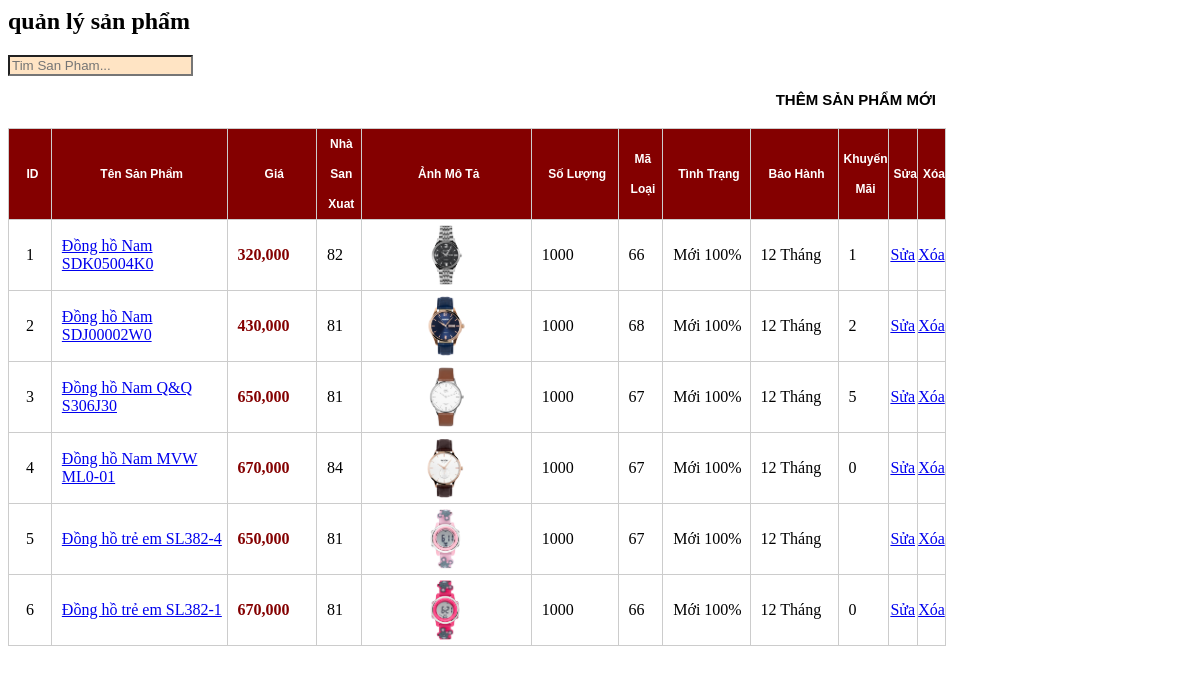
Screenshot of /QuanTri/ChucNang_SanPham/Danhsachsanpham.php with the database file from the repository.
### tables this page shows
CREATE TABLE `sanpham` (
  `MaDongHo` int(11) NOT NULL,
  `TenDongHo` varchar(200) NOT NULL,
  `MaNSX` int(11) NOT NULL,
  `GiaBan` int(100) NOT NULL,
  `HinhAnh` varchar(100) DEFAULT NULL,
  `SoLuong` int(11) NOT NULL,
  `MaLoai` int(11) NOT NULL,
  `TinhTrang` varchar(15) NOT NULL,
  `BaoHanh` varchar(20) NOT NULL,
  `KhuyenMai` int(20) DEFAULT NULL,
  `MoTa` varchar(5000) NOT NULL
);

### QuanTri/ChucNang_SanPham/Danhsachsanpham.php (the view, shortened to what this page needs)
<?php
include_once('../ketnoi/ketnoi.php');
$sql = "SELECT * FROM sanpham ";
$query = mysqli_query($conn, $sql);
?>
<link rel="stylesheet" type="text/css" href="css/danhsachsp.css" />
<h2>quản lý sản phẩm</h2>
<input type="text" class="timkiem" id="timkiem" value="" placeholder="Tim San Pham..."></input>
<div id="main">
    <p id="add-prd"><a href="quantri.php?page_layout=themsp"><span style="color: black;">thêm sản phẩm mới</span></a></p>
    <table id="prds" border="0" cellpadding="0" cellspacing="0" width="100%">
        <tr id="prd-bar">
            <td width="5%">ID</td>
            <td width="20%">Tên sản phẩm</td>
            <td width="10%">Giá</td>
            <td width="5%">Nhà San xuat</td>
            <td width="20%">Ảnh mô tả</td>
            <td width="10%">Số lượng</td>
            <td width="5%">Mã Loại</td>
            <td width="10%">Tình Trạng</td>
            <td width="10%">Bảo Hành</td>
            <td width="5%">Khuyến Mãi</td>
            <td width="5%">Sửa</td>
            <td width="5%">Xóa</td>
        </tr>
        <?php
        while ($row = mysqli_fetch_array($query)) {
        ?>
            <tr>
                <td><span><?php echo $row['MaDongHo']; ?></span></td>
                <td class="l5"><a href="#"><?php echo $row['TenDongHo']; ?></a></td>
                <td class="l5"><span class="price"><?php $format_number_1 = number_format($row['GiaBan']);
                                    echo $format_number_1 ?></span></td>
                <td class="l5"><?php echo $row['MaNSX'] ?></td>
                <td><span class="thumb"><img width="60" src="../img/<?php echo $row['HinhAnh']; ?>" /></span></td>
                <td class="l5"><?php echo $row['SoLuong'] ?></td>
                <td class="l5"><?php echo $row['MaLoai'] ?></td>
                <td class="l5"><?php echo $row['TinhTrang'] ?></td>
                <td class="l5"><?php echo $row['BaoHanh'] ?></td>
                <td class="l5"><?php echo $row['KhuyenMai'] ?></td>
                <td><a href="quantri.php?page_layout=suasp&masp=<?php echo $row['MaDongHo'] ?>"><span>Sửa</span></a></td>
                <td><a href="quantri.php?page_layout=xoasp&masp=<?php echo $row['MaDongHo'] ?>"><span>Xóa</span></a></td>
            </tr>
        <?php
        }
        ?>
    </table>
</div>

### QuanTri/css/danhsachsp.css (style rules this page uses)
#main p#add-prd { width:938px; height:auto; text-align:right; font-family:Verdana, Geneva, sans-serif; font-size:15px; font-weight:bold; text-transform:uppercase; margin-bottom:20px; }
#main p#add-prd a { text-decoration:none; color:#FFF; }
#main p#add-prd span { background-image:-moz-linear-gradient(center bottom , #C40000 36%, #D64C4A 58%); border-radius:6px 6px 6px 6px; padding:5px 10px; }
#main table#prds { width:938px; height:auto; border-top:1px solid #CCC; border-right:1px solid #CCC; }
#main table#prds tr td { border-left:1px solid #CCC; border-bottom:1px solid #CCC; }
#prd-bar { width:100%; height:30px; line-height:30px; background:#840000; }
#prd-bar td { font-family:Verdana, Geneva, sans-serif; font-size:12px; font-weight:bold; color:#FFF; text-transform:capitalize; padding-left:5px; text-align:center; }
#main table#prds tr td span { display:block; text-align:center; }
#main table#prds tr td span.thumb { padding:5px 0px; }
#main table#prds tr td.l5 { padding-left:10px; }
#main table#prds tr td span.price { font-weight:bold; color:#840000; text-align:left; }

### QuanTri/ChucNang_SanPham/Danhsachsanpham.php (style rules this page uses)
.timkiem { background-color:bisque; }

### rows the page displays
sanpham: MaDongHo "1", TenDongHo "Đồng hồ Nam SDK05004K0", GiaBan "320,000", MaNSX "82", shows a picture, SoLuong "1000", MaLoai "66", TinhTrang "Mới 100%", BaoHanh "12 Tháng", KhuyenMai "1"
sanpham: MaDongHo "2", TenDongHo "Đồng hồ Nam SDJ00002W0", GiaBan "430,000", MaNSX "81", HinhAnh (picture), SoLuong "1000", MaLoai "68", TinhTrang "Mới 100%", BaoHanh "12 Tháng", KhuyenMai "2"
sanpham: MaDongHo "3", TenDongHo "Đồng hồ Nam Q&Q S306J30", GiaBan "650,000", MaNSX "81", HinhAnh (picture), SoLuong "1000", MaLoai "67", TinhTrang "Mới 100%", BaoHanh "12 Tháng", KhuyenMai "5"
sanpham: MaDongHo "4", TenDongHo "Đồng hồ Nam MVW ML0-01", GiaBan "670,000", MaNSX "84", shows a picture, SoLuong "1000", MaLoai "67", TinhTrang "Mới 100%", BaoHanh "12 Tháng", KhuyenMai "0"
sanpham: MaDongHo "5", TenDongHo "Đồng hồ trẻ em SL382-4", GiaBan "650,000", MaNSX "81", HinhAnh (picture), SoLuong "1000", MaLoai "67", TinhTrang "Mới 100%", BaoHanh "12 Tháng"
sanpham: MaDongHo "6", TenDongHo "Đồng hồ trẻ em SL382-1", GiaBan "670,000", MaNSX "81", HinhAnh (picture), SoLuong "1000", MaLoai "66", TinhTrang "Mới 100%", BaoHanh "12 Tháng", KhuyenMai "0"
